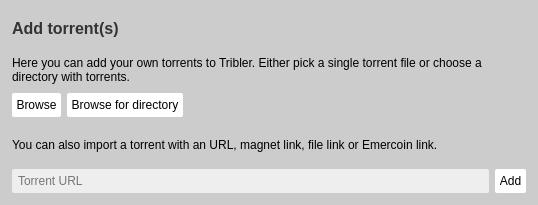
<?xml version="1.0" encoding="UTF-8"?>
<ui version="4.0">
 <class>Form</class>
 <widget class="QWidget" name="Form">
  <property name="geometry">
   <rect>
    <x>0</x>
    <y>0</y>
    <width>538</width>
    <height>205</height>
   </rect>
  </property>
  <property name="sizePolicy">
   <sizepolicy hsizetype="Expanding" vsizetype="Fixed">
    <horstretch>0</horstretch>
    <verstretch>0</verstretch>
   </sizepolicy>
  </property>
  <property name="minimumSize">
   <size>
    <width>0</width>
    <height>0</height>
   </size>
  </property>
  <property name="maximumSize">
   <size>
    <width>16777215</width>
    <height>16777215</height>
   </size>
  </property>
  <property name="cursor">
   <cursorShape>ArrowCursor</cursorShape>
  </property>
  <property name="windowTitle">
   <string>Form</string>
  </property>
  <property name="autoFillBackground">
   <bool>false</bool>
  </property>
  <property name="styleSheet">
   <string notr="true">background-color: #ccc;
border-radius: 2px;</string>
  </property>
  <layout class="QVBoxLayout" name="verticalLayout">
   <property name="spacing">
    <number>0</number>
   </property>
   <property name="sizeConstraint">
    <enum>QLayout::SetMinimumSize</enum>
   </property>
   <property name="leftMargin">
    <number>12</number>
   </property>
   <property name="topMargin">
    <number>12</number>
   </property>
   <property name="rightMargin">
    <number>12</number>
   </property>
   <property name="bottomMargin">
    <number>12</number>
   </property>
   <item>
    <widget class="QWidget" name="widget_3" native="true">
     <layout class="QHBoxLayout" name="horizontalLayout_3">
      <property name="spacing">
       <number>0</number>
      </property>
      <property name="leftMargin">
       <number>0</number>
      </property>
      <property name="topMargin">
       <number>0</number>
      </property>
      <property name="rightMargin">
       <number>0</number>
      </property>
      <property name="bottomMargin">
       <number>0</number>
      </property>
      <item>
       <widget class="QLabel" name="label">
        <property name="sizePolicy">
         <sizepolicy hsizetype="Preferred" vsizetype="Minimum">
          <horstretch>0</horstretch>
          <verstretch>0</verstretch>
         </sizepolicy>
        </property>
        <property name="styleSheet">
         <string notr="true">font-size: 16px;
font-weight: bold;
color: #333;</string>
        </property>
        <property name="text">
         <string>Add torrent(s)</string>
        </property>
       </widget>
      </item>
      <item>
       <widget class="QToolButton" name="close_button">
        <property name="minimumSize">
         <size>
          <width>24</width>
          <height>24</height>
         </size>
        </property>
        <property name="maximumSize">
         <size>
          <width>24</width>
          <height>24</height>
         </size>
        </property>
        <property name="cursor">
         <cursorShape>PointingHandCursor</cursorShape>
        </property>
        <property name="text">
         <string/>
        </property>
        <property name="icon">
         <iconset>
          <normaloff>../images/dialog_close.png</normaloff>../images/dialog_close.png</iconset>
        </property>
       </widget>
      </item>
     </layout>
     <zorder>label</zorder>
     <zorder>label</zorder>
     <zorder>close_button</zorder>
    </widget>
   </item>
   <item>
    <spacer name="verticalSpacer_2">
     <property name="orientation">
      <enum>Qt::Vertical</enum>
     </property>
     <property name="sizeType">
      <enum>QSizePolicy::Fixed</enum>
     </property>
     <property name="sizeHint" stdset="0">
      <size>
       <width>20</width>
       <height>10</height>
      </size>
     </property>
    </spacer>
   </item>
   <item>
    <widget class="QLabel" name="label_2">
     <property name="text">
      <string>&lt;html&gt;&lt;head/&gt;&lt;body&gt;&lt;p&gt;Here you can add your own torrents to Tribler. Either pick a single torrent file or choose a directory with torrents.</string>
     </property>
     <property name="wordWrap">
      <bool>true</bool>
     </property>
    </widget>
   </item>
   <item>
    <widget class="QWidget" name="widget" native="true">
     <layout class="QHBoxLayout" name="horizontalLayout">
      <property name="leftMargin">
       <number>0</number>
      </property>
      <property name="topMargin">
       <number>6</number>
      </property>
      <property name="rightMargin">
       <number>0</number>
      </property>
      <property name="bottomMargin">
       <number>0</number>
      </property>
      <item>
       <widget class="QToolButton" name="browse_button">
        <property name="minimumSize">
         <size>
          <width>0</width>
          <height>24</height>
         </size>
        </property>
        <property name="maximumSize">
         <size>
          <width>16777215</width>
          <height>24</height>
         </size>
        </property>
        <property name="cursor">
         <cursorShape>PointingHandCursor</cursorShape>
        </property>
        <property name="styleSheet">
         <string notr="true">border: none;
border-radius: 2px;
background-color: #fff;
font-size: 12px;
</string>
        </property>
        <property name="text">
         <string>Browse</string>
        </property>
       </widget>
      </item>
      <item>
       <widget class="QToolButton" name="browse_dir_button">
        <property name="sizePolicy">
         <sizepolicy hsizetype="Fixed" vsizetype="Fixed">
          <horstretch>0</horstretch>
          <verstretch>24</verstretch>
         </sizepolicy>
        </property>
        <property name="minimumSize">
         <size>
          <width>0</width>
          <height>24</height>
         </size>
        </property>
        <property name="cursor">
         <cursorShape>PointingHandCursor</cursorShape>
        </property>
        <property name="styleSheet">
         <string notr="true">border: none;
border-radius: 2px;
background-color: #fff;
font-size: 12px;
</string>
        </property>
        <property name="text">
         <string>Browse for directory</string>
        </property>
       </widget>
      </item>
      <item>
       <spacer name="horizontalSpacer">
        <property name="orientation">
         <enum>Qt::Horizontal</enum>
        </property>
        <property name="sizeHint" stdset="0">
         <size>
          <width>40</width>
          <height>20</height>
         </size>
        </property>
       </spacer>
      </item>
     </layout>
    </widget>
   </item>
   <item>
    <spacer name="verticalSpacer_3">
     <property name="orientation">
      <enum>Qt::Vertical</enum>
     </property>
     <property name="sizeType">
      <enum>QSizePolicy::Fixed</enum>
     </property>
     <property name="sizeHint" stdset="0">
      <size>
       <width>20</width>
       <height>10</height>
      </size>
     </property>
    </spacer>
   </item>
   <item>
    <widget class="QLabel" name="label_3">
     <property name="text">
      <string>You can also import a torrent with an URL, magnet link, file link or Emercoin link.</string>
     </property>
     <property name="wordWrap">
      <bool>true</bool>
     </property>
    </widget>
   </item>
   <item>
    <widget class="QWidget" name="widget_2" native="true">
     <layout class="QHBoxLayout" name="horizontalLayout_2">
      <property name="leftMargin">
       <number>0</number>
      </property>
      <property name="topMargin">
       <number>8</number>
      </property>
      <property name="rightMargin">
       <number>0</number>
      </property>
      <property name="bottomMargin">
       <number>0</number>
      </property>
      <item>
       <widget class="QLineEdit" name="lineEdit">
        <property name="minimumSize">
         <size>
          <width>0</width>
          <height>24</height>
         </size>
        </property>
        <property name="maximumSize">
         <size>
          <width>16777215</width>
          <height>24</height>
         </size>
        </property>
        <property name="styleSheet">
         <string notr="true">background-color: #eee;
padding-left: 4px;</string>
        </property>
        <property name="placeholderText">
         <string>Torrent URL</string>
        </property>
       </widget>
      </item>
      <item>
       <widget class="QToolButton" name="add_button">
        <property name="minimumSize">
         <size>
          <width>0</width>
          <height>24</height>
         </size>
        </property>
        <property name="maximumSize">
         <size>
          <width>16777215</width>
          <height>24</height>
         </size>
        </property>
        <property name="cursor">
         <cursorShape>PointingHandCursor</cursorShape>
        </property>
        <property name="styleSheet">
         <string notr="true">border: none;
border-radius: 2px;
background-color: #fff;
font-size: 12px;
</string>
        </property>
        <property name="text">
         <string>Add</string>
        </property>
       </widget>
      </item>
     </layout>
    </widget>
   </item>
  </layout>
 </widget>
 <resources/>
 <connections/>
</ui>
